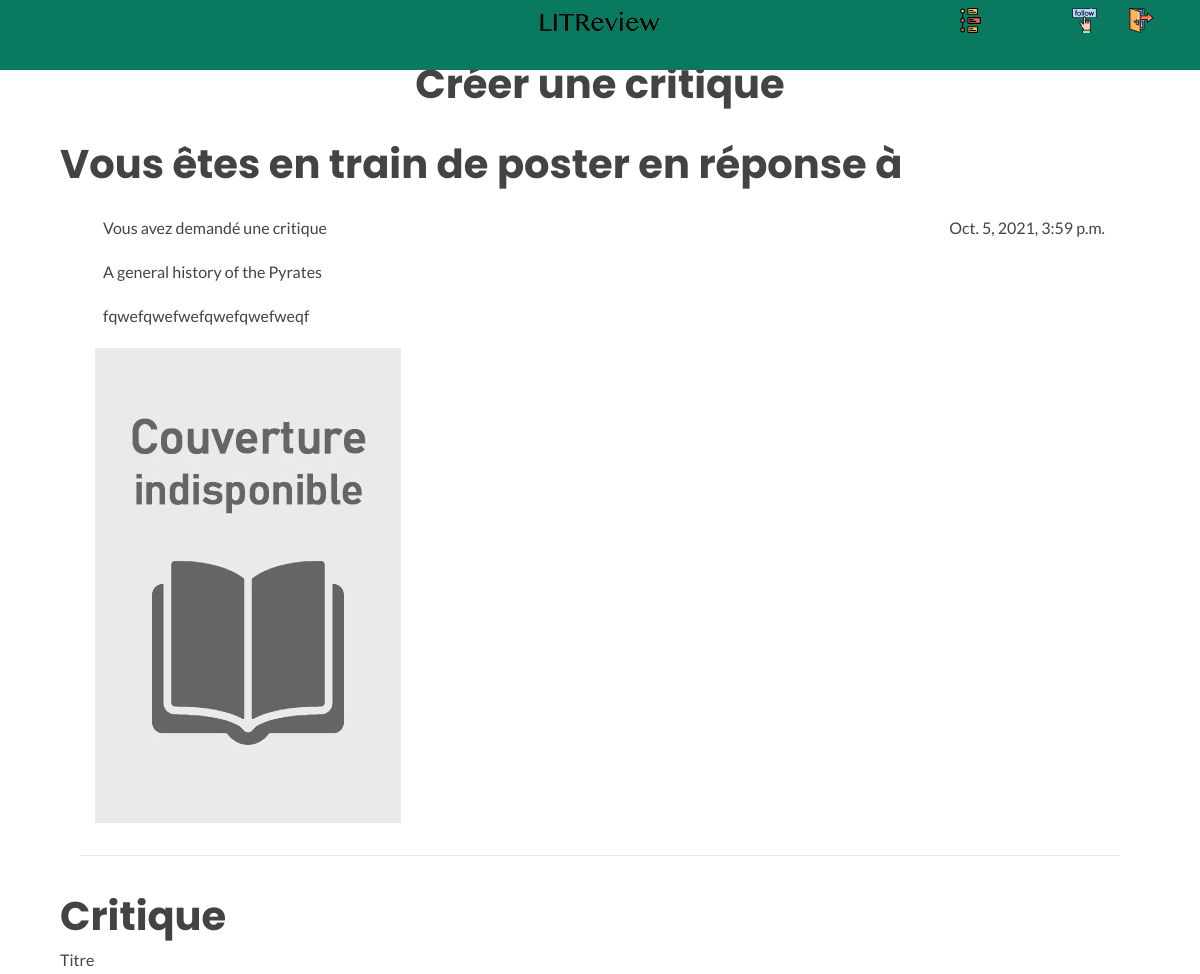
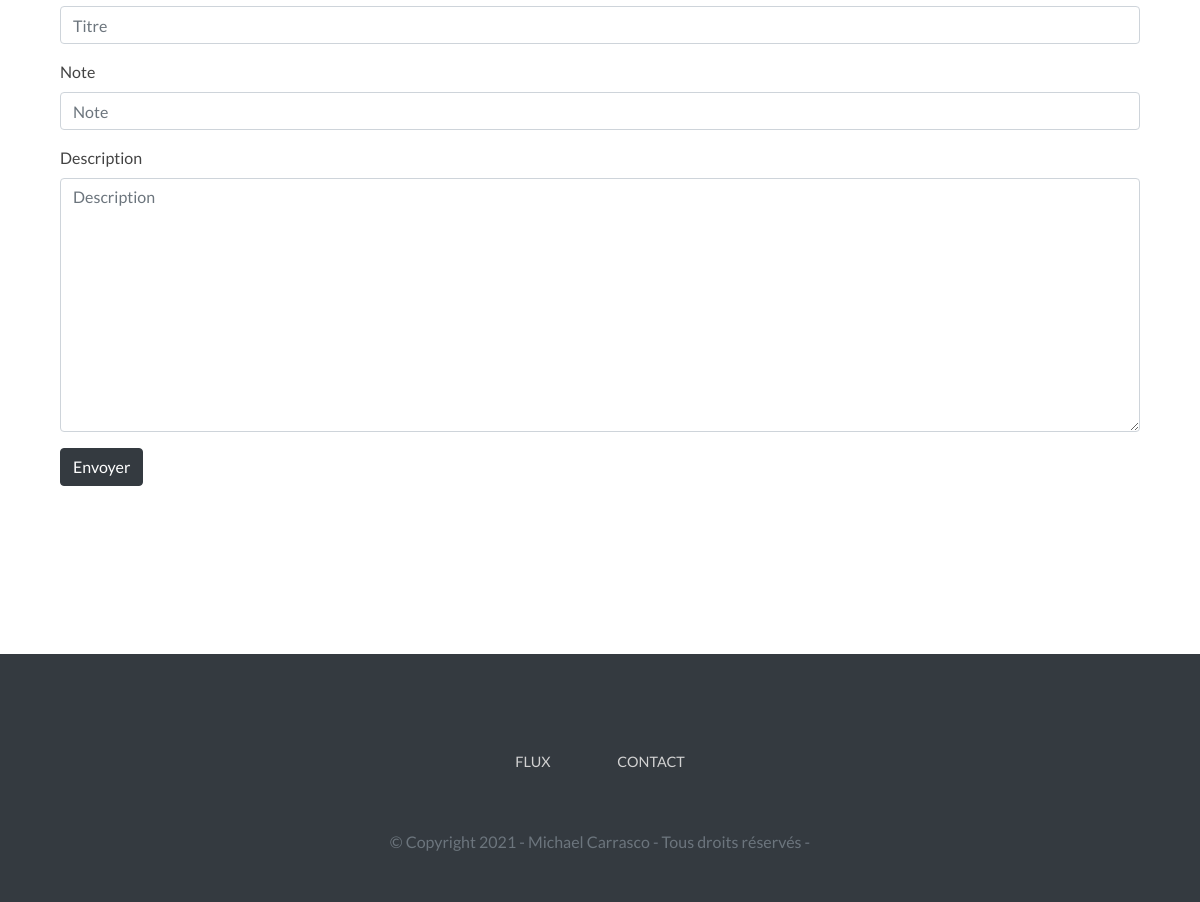
Screenshot of /feed/new_review_with_ticket/17/ (signed in) with the database file from the repository (2 pictures, top to bottom).
### app/models.py (models this page shows)
class Ticket(models.Model):
    title = models.CharField(max_length=128)
    description = models.TextField(max_length=2048, blank=True)
    user = models.ForeignKey(
        to=settings.AUTH_USER_MODEL,
        on_delete=models.CASCADE
    )
    image = models.ImageField(
        null=True,
        blank=True,
        upload_to='images/',
        default='images/default.jpeg'
    )
    time_created = models.DateTimeField(auto_now_add=True)

### app/views.py (the view, shortened to what this page needs)
class NewReviewWithTicket(LoginRequiredMixin, CreateView):
    login_url = 'login/'
    redirect_field_name = 'redirect_to'
    form_class = forms.NewReviewForm
    success_url = reverse_lazy('feed')
    template_name = 'new_review_with_ticket.html'
    def get_context_data(self, **kwargs):
        context = super().get_context_data(**kwargs)
        context["ticket"] = Ticket.objects.get(pk=self.kwargs["ticket_id"])
        print(context["ticket"].image.url)
        return context

### app/forms.py
class NewReviewForm(ModelForm):
    class Meta:
        fields = ('headline', 'rating', 'body')
        model = Review
    def __init__(self, *args, **kwargs):
        super(ModelForm, self).__init__(*args, **kwargs)
        self.fields['headline'].label = 'Titre'
        self.fields['headline'].required = True
        self.fields['rating'] = IntegerField(widget=Stars)
        self.fields['rating'].label = 'Note'
        self.fields['rating'].required = True
        self.fields['body'].label = 'Description'
        self.fields['body'].required = True

### app/templates/new_review_with_ticket.html (shortened to what this page needs)
{% extends 'base_index.html' %}
{% load bootstrap4 %}
{% load static %}
{% block content %}
    <div id="block-content-home">
        <header>
            {% block navbar %}
                {% include "navbar.html" %}
            {% endblock navbar %}
        </header>
        <div id="content-def-bp">
            <div class="center-block text-center">
                <div class="col d-flex justify-content-center mb-4">
                    <h1 class="titre-accounts">Créer une critique</h1>
                </div>
            </div>
            <h1 class="titre-accounts">Vous êtes en train de poster en réponse à</h1>
            <div class="card-body">
                <div class="col d-flex justify-content-between mb-2">
                    {% if user == ticket.user %}
                        <p class="card-title ml-2">Vous avez demandé une critique</p>
                    {% else %}
                        <p class="card-title ml-2">{{ ticket.user }} a demandé une critique</p>
                    {% endif %}
                    <p class="card-title ml-2">{{ ticket.time_created }}</p>
                </div>
                <div class="col d-flex mb-2">
                    <p class="card-title ml-2">{{ ticket.title }}</p>
                </div>
                <div class="col d-flex mb-2">
                    <p class="card-title ml-2">{{ ticket.description }}</p>
                </div>
                <div class="col d-flex mb-2">
                    {% if ticket.image %}
                        <img class="img-max mb-2" src="{{ ticket.image.url }}" alt="image"/>
                    {% endif %}
                </div>
                <hr class="mt-4"/>
            </div>
            <h1 class="titre-accounts">Critique</h1>
            <form method="POST" enctype="multipart/form-data">
                {% bootstrap_form form show_help=False %}
                <input type="submit" class="btn btn-dark bouton-accounts" value="Envoyer">
            </form>
        </div>
        <footer id="footer" class="mt-5 py-5 bg-dark">
            <div class="container">
                <div class="menu-footer d-flex flex-column flex-md-row">
                    <a href="{% url 'feed' %}">Flux</a>
                    <a href="LITReview@adressequinexistepas.com">Contact</a>
                </div>
                <div class="text-center text-muted mt-4">
                    <span>
                        © Copyright 2021 -
                        <a href="https://github.com/MDCarrasco/OCR_P9" target="_blank" class="text-muted">Michael Carrasco</a>
                        - Tous droits réservés -
                    </span>
                </div>
            </div>
        </footer>
    </div>
{% endblock content %}

### app/static/css/style.css (style rules this page uses)
body { padding: 0; margin: 0; height: 100vh; font-family: 'Lato', sans-serif !important; color: #434343; }
.h1, .h2, .h3, .h4, .h5, .h6, h1, h2, h3, h4, h5, h6 { font-family: 'Poppins', sans-serif !important; font-weight: 700; color: #434343; }
a { color: #097960; }
.menu-footer { display: flex; justify-content: center; text-align: center; align-items: center; }
.menu-footer a { text-transform: uppercase; color: #d2d2d2; font-size: 0.9rem; margin: 3%; }
#content1, #content2, #content3, #content-slides, #content-comment-ca-marche, #content-def-bp { padding-left: 5%; padding-right: 5%; }
#content-def-bp { padding-top: 5%; padding-bottom: 10%; }

### rows the page displays
Ticket: time_created "Oct. 5, 2021, 3:59 p.m.", title "A general history of the Pyrates", description "fqwefqwefwefqwefqwefweqf", image (placeholder picture)
